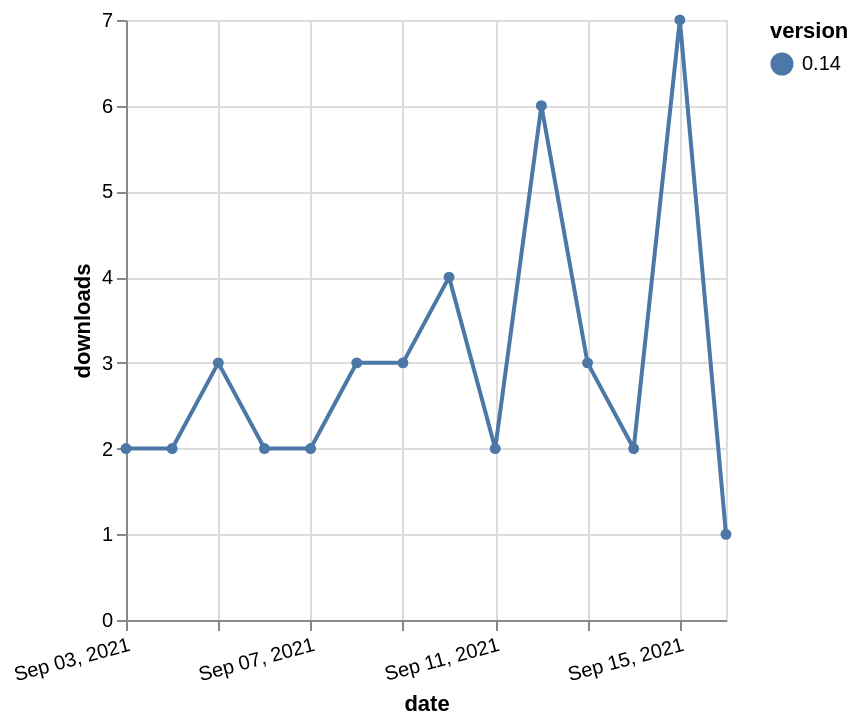

Write a Vega-Lite specification for this figure.
### Vega-Lite specification from a JSON file in a GitHub repository (floating-point values rounded to 4 significant figures)
{"$schema": "https://vega.github.io/schema/vega-lite/v5.json", "description": "A simple bar chart with embedded data.", "data": {"values": [{"date": "2021-09-03", "total": 5813, "delta": 2, "version": "0.14"}, {"date": "2021-09-04", "total": 5815, "delta": 2, "version": "0.14"}, {"date": "2021-09-05", "total": 5818, "delta": 3, "version": "0.14"}, {"date": "2021-09-06", "total": 5820, "delta": 2, "version": "0.14"}, {"date": "2021-09-07", "total": 5822, "delta": 2, "version": "0.14"}, {"date": "2021-09-08", "total": 5825, "delta": 3, "version": "0.14"}, {"date": "2021-09-09", "total": 5828, "delta": 3, "version": "0.14"}, {"date": "2021-09-10", "total": 5832, "delta": 4, "version": "0.14"}, {"date": "2021-09-11", "total": 5834, "delta": 2, "version": "0.14"}, {"date": "2021-09-12", "total": 5840, "delta": 6, "version": "0.14"}, {"date": "2021-09-13", "total": 5843, "delta": 3, "version": "0.14"}, {"date": "2021-09-14", "total": 5845, "delta": 2, "version": "0.14"}, {"date": "2021-09-15", "total": 5852, "delta": 7, "version": "0.14"}, {"date": "2021-09-16", "total": 5853, "delta": 1, "version": "0.14"}]}, "width": "container", "mark": {"type": "line", "point": {"filled": true}}, "encoding": {"x": {"field": "date", "type": "temporal", "timeUnit": "yearmonthdate", "title": "date", "axis": {"labelAngle": -15}}, "y": {"field": "delta", "type": "quantitative", "title": "downloads"}, "color": {"field": "version", "type": "nominal"}, "tooltip": {"field": "delta"}}}
